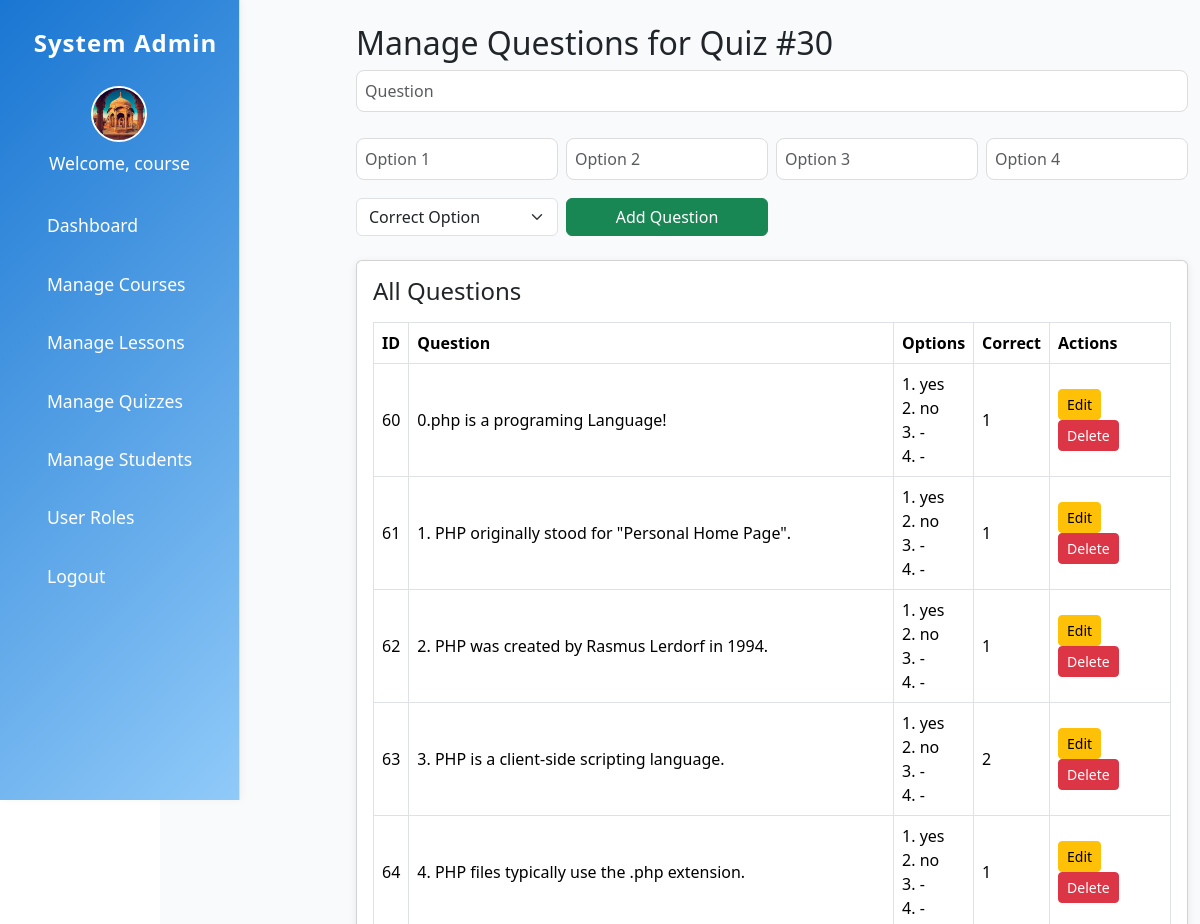
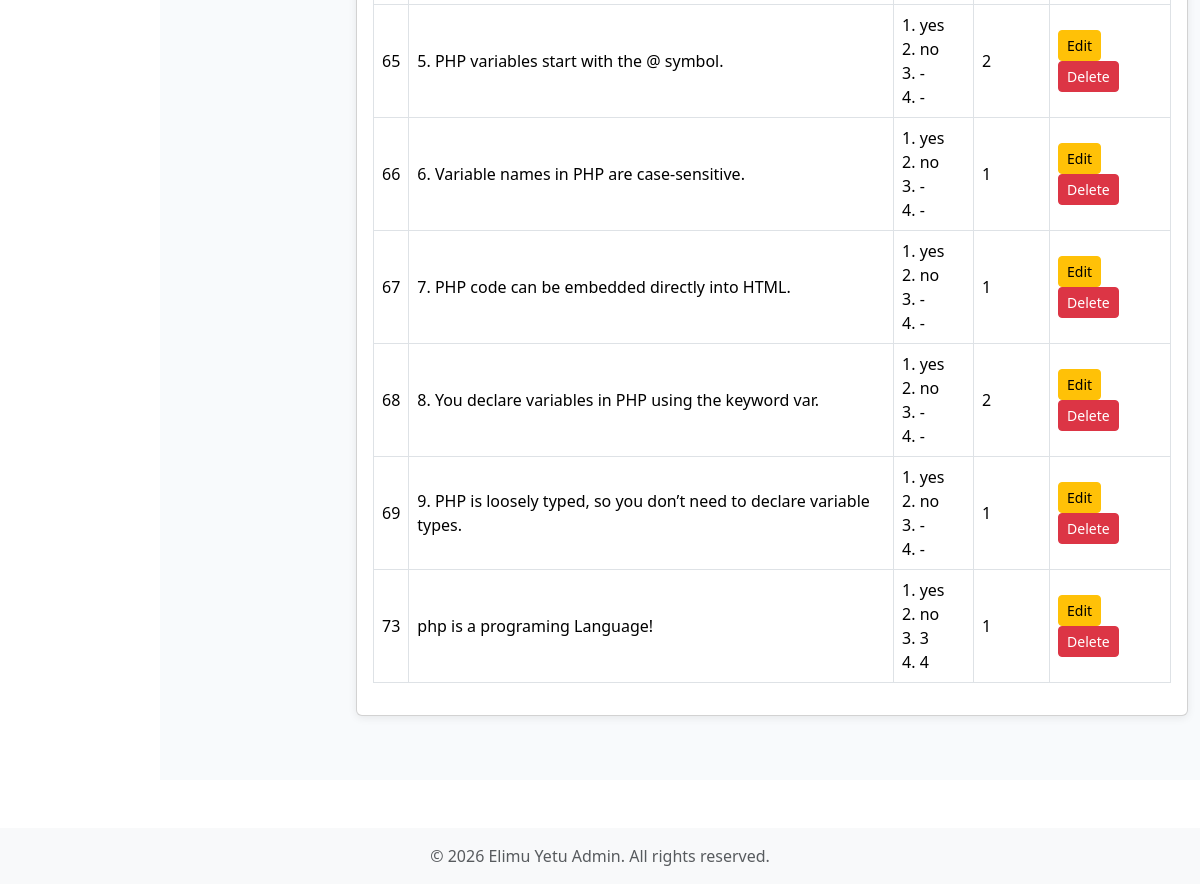
/admin/manage_questions.php?quiz_id=30 (signed in), run on the app's committed database (2 pictures, top to bottom).
### tables this page shows
CREATE TABLE `quiz_questions` (
  `id` int(11) NOT NULL,
  `quiz_id` int(11) NOT NULL,
  `question` text NOT NULL,
  `option_1` varchar(255) NOT NULL,
  `option_2` varchar(255) NOT NULL,
  `option_3` varchar(255) NOT NULL,
  `option_4` varchar(255) NOT NULL,
  `correct_option` int(11) NOT NULL
);

### admin/manage_questions.php (the view, shortened to what this page needs)
<?php
require_once '../includes/config.php';
include 'header.php';
$quiz_id = isset($_GET['quiz_id']) ? intval($_GET['quiz_id']) : 0;
$stmt = $pdo->prepare('SELECT * FROM quiz_questions WHERE quiz_id = ?');
$stmt->execute([$quiz_id]);
$questions = $stmt->fetchAll(PDO::FETCH_ASSOC);
?><!DOCTYPE html>
<html>
<head>
    <link rel="stylesheet" href="../assets/css/style.css">
    <link rel="stylesheet" href="../assets/css/bootstrap-5.3.7-dist/css/bootstrap.min.css">
</head>
<body>
<div class="admin-content">
    <div class="container mt-4">
        <h2>Manage Questions for Quiz #<?php echo $quiz_id; ?></h2>
        <?php if (isset($edit_question)): ?>
        <form method="post" class="mb-4">
            <input type="hidden" name="id" value="<?php echo $edit_question['id']; ?>">
            <div class="row g-2">
                <div class="col-md-12 mb-2">
                    <input type="text" name="question" class="form-control" placeholder="Question" value="<?php echo htmlspecialchars($edit_question['question']); ?>" required>
                </div>
                <div class="col-md-3">
                    <input type="text" name="option_1" class="form-control" placeholder="Option 1" value="<?php echo htmlspecialchars($edit_question['option_1']); ?>" required>
                </div>
                <div class="col-md-3">
                    <input type="text" name="option_2" class="form-control" placeholder="Option 2" value="<?php echo htmlspecialchars($edit_question['option_2']); ?>" required>
                </div>
                <div class="col-md-3">
                    <input type="text" name="option_3" class="form-control" placeholder="Option 3" value="<?php echo htmlspecialchars($edit_question['option_3']); ?>" required>
                </div>
                <div class="col-md-3">
                    <input type="text" name="option_4" class="form-control" placeholder="Option 4" value="<?php echo htmlspecialchars($edit_question['option_4']); ?>" required>
                </div>
                <div class="col-md-3 mt-2">
                    <select name="correct_option" class="form-select" required>
                        <option value="">Correct Option</option>
                        <option value="1" <?php if($edit_question['correct_option']==1) echo 'selected'; ?>>Option 1</option>
                        <option value="2" <?php if($edit_question['correct_option']==2) echo 'selected'; ?>>Option 2</option>
                        <option value="3" <?php if($edit_question['correct_option']==3) echo 'selected'; ?>>Option 3</option>
                        <option value="4" <?php if($edit_question['correct_option']==4) echo 'selected'; ?>>Option 4</option>
                    </select>
                </div>
                <div class="col-md-3 mt-2">
                    <button type="submit" name="update_question" class="btn btn-primary w-100">Update Question</button>
                    <a href="manage_questions.php?quiz_id=<?php echo $quiz_id; ?>" class="btn btn-secondary w-100 mt-2">Cancel</a>
                </div>
            </div>
        </form>
        <?php else: ?>
        <form method="post" class="mb-4">
            <div class="row g-2">
                <div class="col-md-12 mb-2">
                    <input type="text" name="question" class="form-control" placeholder="Question" required>
                </div>
                <div class="col-md-3">
                    <input type="text" name="option_1" class="form-control" placeholder="Option 1" required>
                </div>
                <div class="col-md-3">
                    <input type="text" name="option_2" class="form-control" placeholder="Option 2" required>
                </div>
                <div class="col-md-3">
                    <input type="text" name="option_3" class="form-control" placeholder="Option 3" required>
                </div>
                <div class="col-md-3">
                    <input type="text" name="option_4" class="form-control" placeholder="Option 4" required>
                </div>
                <div class="col-md-3 mt-2">
                    <select name="correct_option" class="form-select" required>
                        <option value="">Correct Option</option>
                    </select>
                </div>
                <div class="col-md-3 mt-2">
                    <button type="submit" name="add_question" class="btn btn-success w-100">Add Question</button>
                </div>
            </div>
        </form>
        <?php endif; ?>
        <div class="card mt-4">
            <div class="card-body">
                <h4 class="mb-3">All Questions</h4>
                <table class="table table-bordered">
                    <thead>
                        <tr>
                            <th>ID</th>
                            <th>Question</th>
                            <th>Options</th>
                            <th>Correct</th>
                            <th>Actions</th>
                        </tr>
                    </thead>
                    <tbody>
                        <?php foreach ($questions as $q): ?>
                        <tr>
                            <td><?php echo $q['id']; ?></td>
                            <td><?php echo htmlspecialchars($q['question']); ?></td>
                            <td>
                                1. <?php echo htmlspecialchars($q['option_1']); ?><br>
                                2. <?php echo htmlspecialchars($q['option_2']); ?><br>
                                3. <?php echo htmlspecialchars($q['option_3']); ?><br>
                                4. <?php echo htmlspecialchars($q['option_4']); ?>
                            </td>
                            <td><?php echo $q['correct_option']; ?></td>
                            <td>
                                <a href="manage_questions.php?quiz_id=<?php echo $quiz_id; ?>&edit=<?php echo $q['id']; ?>" class="btn btn-sm btn-warning">Edit</a>
                                <a href="manage_questions.php?quiz_id=<?php echo $quiz_id; ?>&delete=<?php echo $q['id']; ?>" class="btn btn-sm btn-danger" onclick="return confirm('Delete this question?');">Delete</a>
                            </td>
                        </tr>
                        <?php endforeach; ?>
                    </tbody>
                </table>
            </div>
        </div>
    </div>
</div>
</body>
</html>
<?php include 'footer.php'; ?>

### assets/css/style.css (style rules this page uses)
* { box-sizing: border-box; }
html, body { height: 100%; margin: 0; padding: 0; font-family: 'Segoe UI', Arial, sans-serif; background: #f8fafc; color: #222; box-sizing: border-box; }
.admin-content { margin-left: 180px; padding: 32px 24px; width: 100%; min-height: 100vh; background: #f8fafc; overflow-x: hidden; }
.card { box-shadow: 0 2px 8px rgba(0,0,0,0.08); border-radius: 10px; }
.btn-primary, .btn-success, .btn-info, .btn-warning, .btn-danger { border-radius: 20px; padding: 8px 24px; }
.table th, .table td { vertical-align: middle !important; }
input[type="text"], input[type="email"], input[type="password"], input[type="date"], textarea { border-radius: 8px; border: 1px solid #ddd; padding: 8px; width: 100%; margin-bottom: 10px; }
.admin-content { margin-left: 160px !important; padding-top: 0 !important; padding-left: 12px !important; padding-right: 0 !important; background: #f8fafc; min-height: 100vh; width: auto; overflow-x: hidden; }

### admin/header.php (style rules this page uses)
.admin-content { margin-left: 240px; padding: 18px 16px; background: #f8fafc; min-height: 100vh; }

### data on the page
quiz_questions: id "60", question "0.php is a programing Language!", option_1 "yes", option_2 "no", option_3 "-", option_4 "-", correct_option "1"
quiz_questions: id "61", question "1. PHP originally stood for \"Personal Home Page\".", option_1 "yes", option_2 "no", option_3 "-", option_4 "-", correct_option "1"
quiz_questions: id "62", question "2. PHP was created by Rasmus Lerdorf in 1994.", option_1 "yes", option_2 "no", option_3 "-", option_4 "-", correct_option "1"
quiz_questions: id "63", question "3. PHP is a client-side scripting language.", option_1 "yes", option_2 "no", option_3 "-", option_4 "-", correct_option "2"
quiz_questions: id "64", question "4. PHP files typically use the .php extension.", option_1 "yes", option_2 "no", option_3 "-", option_4 "-", correct_option "1"
quiz_questions: id "65", question "5. PHP variables start with the @ symbol.", option_1 "yes", option_2 "no", option_3 "-", option_4 "-", correct_option "2"
quiz_questions: id "66", question "6. Variable names in PHP are case-sensitive.", option_1 "yes", option_2 "no", option_3 "-", option_4 "-", correct_option "1"
quiz_questions: id "67", question "7. PHP code can be embedded directly into HTML.", option_1 "yes", option_2 "no", option_3 "-", option_4 "-", correct_option "1"
quiz_questions: id "68", question "8. You declare variables in PHP using the keyword var.", option_1 "yes", option_2 "no", option_3 "-", option_4 "-", correct_option "2"
quiz_questions: id "69", question "9. PHP is loosely typed, so you don’t need to declare variable types.", option_1 "yes", option_2 "no", option_3 "-", option_4 "-", correct_option "1"
quiz_questions: id "73", question "php is a programing Language!", option_1 "yes", option_2 "no", option_3 "3", option_4 "4", correct_option "1"

### other printed values
$adminName "course"
$quiz_id "30"
